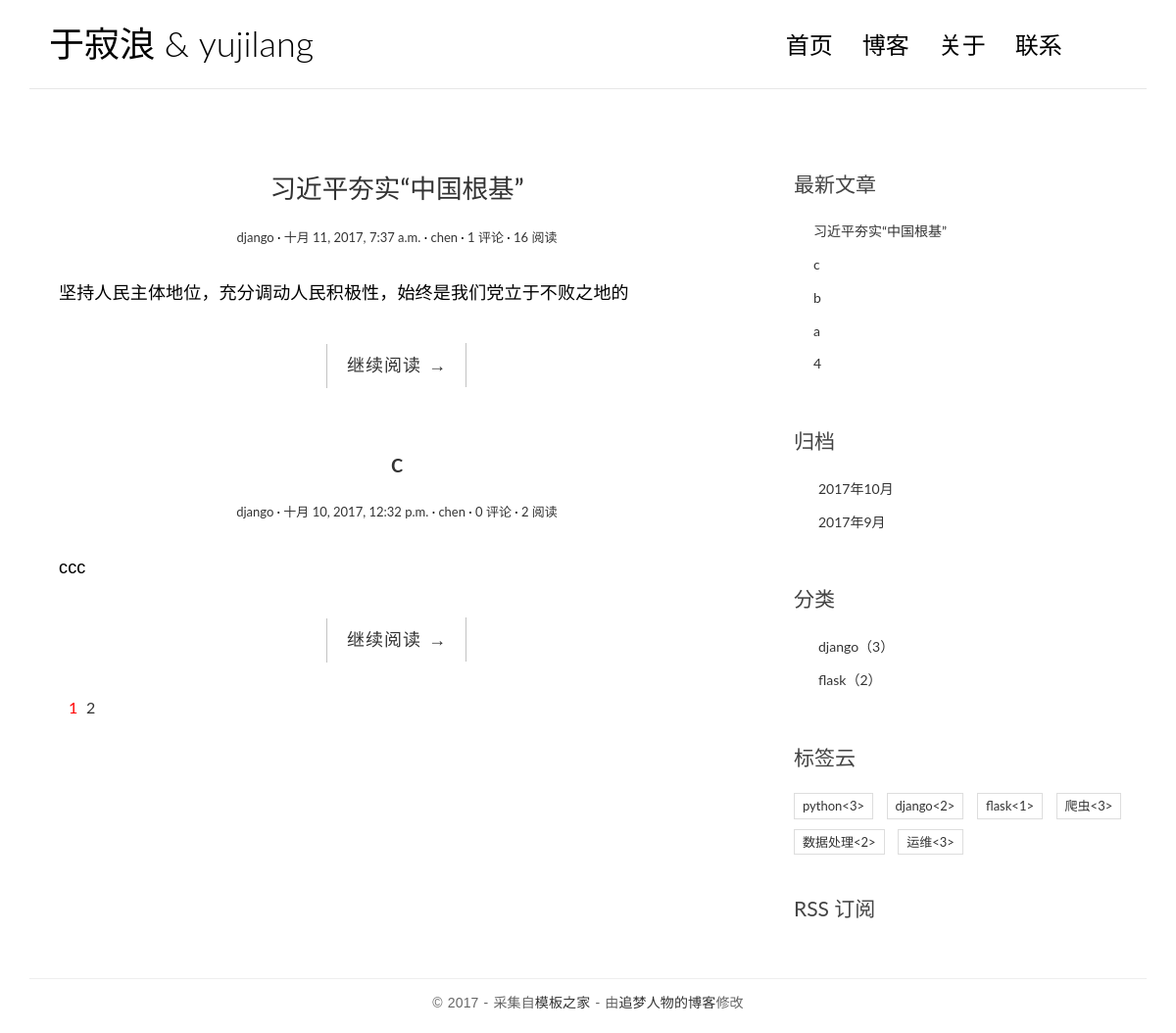
The page /category/1/ on the database as committed earlier.
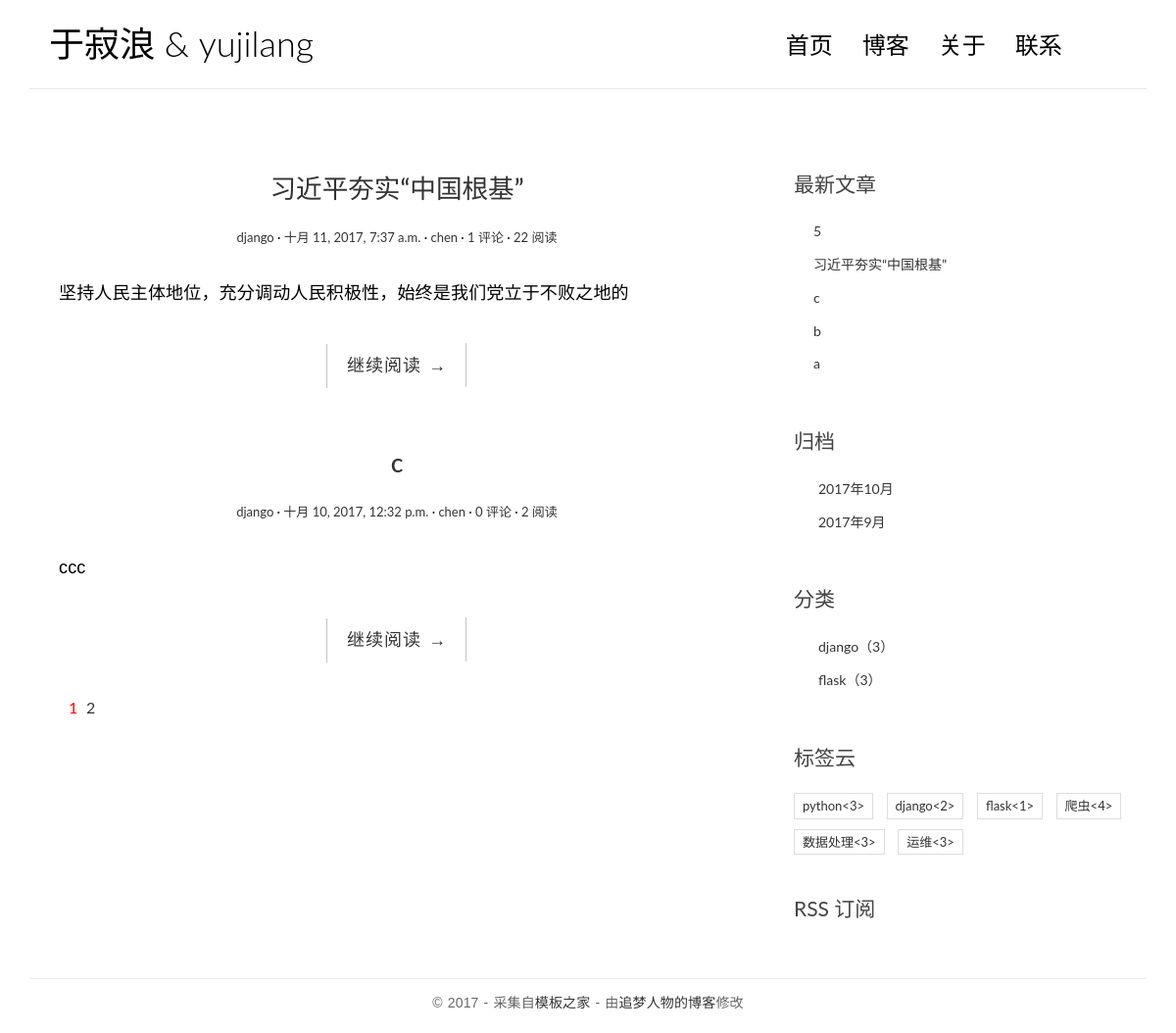
The same page on the database as committed later.
### blog/models.py (models this page shows, shortened)
class Post(models.Model):
    title=models.CharField(max_length=64)
    body=models.TextField()
    created_time=models.DateTimeField()
    modified_time=models.DateTimeField()
    exerpt=models.CharField(max_length=256,blank=True)
    category = models.ForeignKey(Category)
    tags = models.ManyToManyField(Tag, blank=True)
    author = models.ForeignKey(User)
    views = models.PositiveIntegerField(default=0)
    def get_absolute_url(self):
        return reverse('blog:detail',kwargs={'pk':self.pk})
    class Meta:
        ordering = ['-created_time','-modified_time']

class Category(models.Model):
    name=models.CharField(max_length=64)

class Tag(models.Model):
    name=models.CharField(max_length=64)

### blog/views.py (the view)
# urls.py: url(r'^category/(?P<pk>[0-9]+)/$',views.CategoryView.as_view(),name='category'),
class CategoryView(IndexView):
    def get_queryset(self):
        cate = get_object_or_404(Category,pk=self.kwargs.get('pk'))
        return super().get_queryset().filter(category=cate)

### blog/templatetags/blog_tags.py (called while the page is built)
@register.simple_tag
def get_recent_posts(num=5):
    return Post.objects.all()[:num]

@register.simple_tag
def archives():
    return Post.objects.dates('created_time','month',order='DESC')

@register.simple_tag
def get_categories():
    return Category.objects.annotate(num_posts=Count('post')).filter(num_posts__gt=0)

@register.simple_tag
def get_tags():
    return Tag.objects.annotate(num_posts=Count('post')).filter(num_posts__gt=0)

### blog/views.py (called while the page is built)
    def get_context_data(self, **kwargs):
        context = super().get_context_data(**kwargs)
        paginator = context.get('paginator')
        page = context.get('page_obj')
        is_paginated = context.get('is_paginated')
        pagination_data = self.pagination_data(paginator, page, is_paginated)
        context.update(pagination_data)
        return context

### templates/blog/index.html (shortened to what this page needs)
{% extends 'base.html' %}
{% block main %}
     <main class="col-md-8">
        {% for post in post_list %}
            <article class="post post-{{ post.pk }}">
                <header class="entry-header">
                    <h1 class="entry-title">
                        <a href="{{ post.get_absolute_url }}">{{ post.title }}</a>
                    </h1>
                    <div class="entry-meta">
                        <span class="post-category"><a href="{{ post.get_absolute_url }}">{{ post.category.name }}</a></span>
                        <span class="post-date"><a href="#"><time class="entry-date"
                                                                  datetime="{{ post.created_time }}">{{ post.created_time }}</time></a></span>
                        <span class="post-author"><a href="#">{{ post.author }}</a></span>
                        <span class="comments-link"><a href="{{ post.get_absolute_url }}#comment-area">{{ post.comment_set.count }} 评论</a></span>
                        <span class="views-count"><a href="#">{{ post.views }} 阅读</a></span>
                    </div>
                </header>
                <div class="entry-content clearfix">
                    <p> {{ post.exerpt }} </p>
                    <div class="read-more cl-effect-14">
                        <a href="{{ post.get_absolute_url }}" class="more-link">继续阅读 <span class="meta-nav">→</span></a>
                    </div>
                </div>
            </article>
        {% empty %}
            <div class="no-post">暂时还没有发布的文章！</div>
        {% endfor %}
        {% if is_paginated %}
            <div class="pagination">
                <ul>
                    <li class="current">
                        <a href="?page={{ page_obj.number }}">{{ page_obj.number }}</a>
                    </li>
                    {% if right %}
                        {% for i in right %}
                            <li><a href="?page={{ i }}">{{ i }}</a></li>
                        {% endfor %}
                    {% endif %}
                </ul>
            </div>
        {% endif %}
    </main>
{% endblock %}

### templates/base.html (shortened to what the changed rows need)
{% load staticfiles %}
{% load blog_tags %}
<!DOCTYPE html>
<html>
<head>
    <link rel="stylesheet" href="{% static 'blog/css/bootstrap.min.css' %}">
    <link rel="stylesheet" href="http://code.ionicframework.com/ionicons/2.0.1/css/ionicons.min.css">
    <link rel="stylesheet" href="{% static 'blog/css/pace.css' %}">
    <link rel="stylesheet" href="{% static 'blog/css/custom.css' %}">
    <link rel="stylesheet" href="{% static 'blog/css/highlights/borland.css' %}">
</head>
<body>
<div class="container">
    <header id="site-header">
        <div class="row">
            <div class="col-md-4 col-sm-5 col-xs-8">
                <div class="logo">
                    <h1><a href="{% url 'blog:index' %}"><b>于寂浪</b> &amp; yujilang</a></h1>
                </div>
            </div>
        </div>
    </header>
</div>
<div class="content-body">
    <div class="container">
        <div class="row">
          {% block main %}
          {% endblock %}
            <aside class="col-md-4">
                <div class="widget widget-recent-posts">
                    {% get_recent_posts as recent_post_list %}
                    <ul>
                        {% for post in recent_post_list %}
                            <li>
                                <a href="{{ post.get_absolute_url }}">
                                    {{ post.title }}
                                </a>
                            </li>
                        {% empty %}
                            没有文章！
                        {% endfor %}
                    </ul>
                </div>
                <div class="widget widget-archives">
                    {% archives as date_list %}
                    <ul>
                        {% for data in date_list %}
                            <li>
                                <a href="{% url 'blog:archives' data.year data.month %}">
                                    {{ data.year }}年{{ data.month }}月
                                </a>
                            </li>
                        {% empty %}
                            没有归档！
                        {% endfor %}
                    </ul>
                </div>
                <div class="widget widget-category">
                    {% get_categories as category_list %}
                    <ul>
                        {% for category in category_list %}
                            <li>
                                <a href="{% url 'blog:category' category.pk %}">
                                    {{ category.name }}<span class="post-count">（{{ category.num_posts }}）</span>
                                </a>
                            </li>
                        {% empty %}
                            没有分类！
                        {% endfor %}
                    </ul>
                </div>
                <div class="widget widget-tag-cloud">
                    {% get_tags as tag_list %}
                    <ul>
                        {% for tag in tag_list %}
                            <li>
                                <a href="{% url 'blog:tag' tag.pk %}">
                                    {{ tag.name }}<{{ tag.num_posts }}>
                                </a>
                            </li>
                        {% empty %}
                            暂无标签！
                        {% endfor %}
                    </ul>
                </div>
            </aside>
        </div>
    </div>
</div>
</body>
</html>

Rows that differ between the two databases and show on the page:
no longer on this page (row unchanged): Post: title "4", shown under "最新文章"
changed Post "习近平夯实“中国根基”": views "16" → "22"
added Post: title "5", shown under "最新文章"
computed for Category "flask": num_posts "2" → "3"
computed for Tag "爬虫": num_posts "3" → "4"
computed for Tag "数据处理": num_posts "2" → "3"
